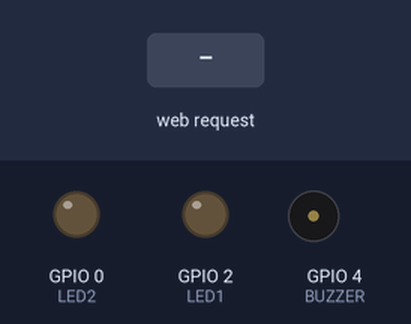
A sketch run on a simulated ESP8266 (NodeMCU). On the bench: output pins drawn as LEDs (lit = HIGH), buzzer (waves = sounding, pin HIGH). Inputs (shaded band) come from the test bench. WiFi joins after 1.5 s; servers stay silent unless stated; what the sketch prints to the serial monitor is not drawn.

Above: at 2.7 s.
2.8 s: HTTP request GET /?LED1=ON received
At 4.0 s:
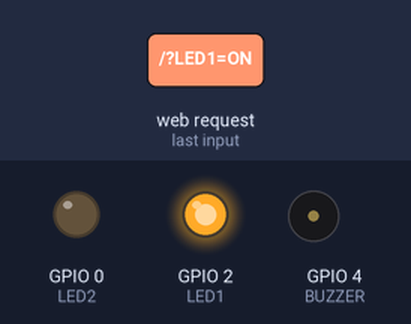
4.3 s: HTTP request GET /?LED2=ON received
At 5.3 s:
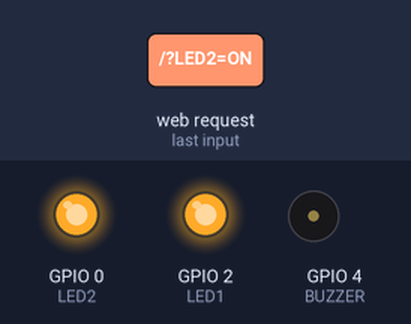
5.8 s: HTTP request GET /LED1=OFF received
At 6.5 s:
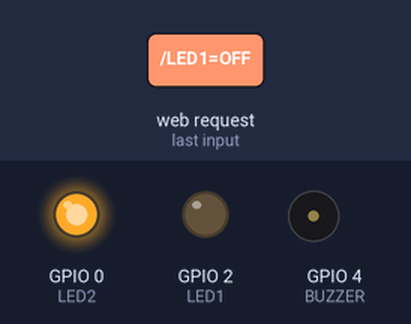
7.3 s: HTTP request GET /LED2=OFF received
At 7.6 s:
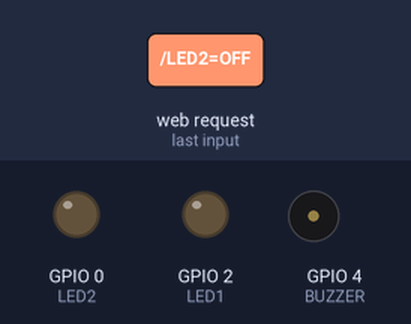
Timing chart, 0 to 9.8 s (numbered marks = the images above; inputs shaded):
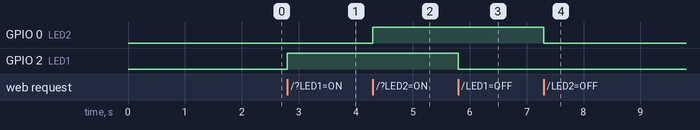

Measured:
- after the input at 2.8 s, GPIO 2 (LED1): LOW → HIGH at once
- after the input at 4.3 s, GPIO 0 (LED2): LOW → HIGH at once
- after the input at 5.8 s, GPIO 2 (LED1): HIGH → LOW at once
- after the input at 7.3 s, GPIO 0 (LED2): HIGH → LOW at once

The sketch:

ESP8266LEDS.ino
```cpp
#include<ESP8266WiFi.h>

const char* ssid = "White_devil";    //  Your Wi-Fi Name

const char* password = "password";   // Wi-Fi Password

int LED1 = 2,LED2 = 0,BUZZER = 4;

WiFiServer server(80);

void setup()
{

  Serial.begin(115200); //Default Baudrate

  pinMode(LED1, OUTPUT);

  digitalWrite(LED1, LOW);
  pinMode(LED2, OUTPUT);

  digitalWrite(LED2, LOW);
  pinMode(BUZZER, OUTPUT);

  digitalWrite(BUZZER, LOW);


   Serial.print("Connecting to the Newtork");

  WiFi.begin(ssid, password);

  while (WiFi.status() != WL_CONNECTED)

  {

    delay(500);

    Serial.print(".");

  }

  Serial.println("WiFi connected");

  server.begin();  // Starts the Server

  Serial.println("Server started");


  Serial.print("IP Address of network: "); // will IP address on Serial Monitor

  Serial.println(WiFi.localIP());

  Serial.print("Copy and paste the following URL: https://"); // Will print IP address in URL format

  Serial.print(WiFi.localIP());

  Serial.println("/");

}


void loop()

{

  WiFiClient client = server.available();

  if (!client)

  {

    return;

  }

  Serial.println("Waiting for new client");

  while(!client.available())

  {

    delay(1);

  }


  String request = client.readStringUntil('\r');

  Serial.println("Request");
  Serial.println(request);

  client.flush();

//  Serial.println(request.indexOf("/LED=ON"));

  int value1 = LOW, value2 =LOW, value3=LOW;

  if(request.indexOf("LED1=ON") != -1)

  {

    digitalWrite(LED1, HIGH); // Turn LED ON

    Serial.println(request.indexOf("LED1=ON"));

    value1 = HIGH;

  }

  if(request.indexOf("LED1=OFF") != -1)

  {

    digitalWrite(LED1, LOW); // Turn LED OFF

    Serial.println(request.indexOf("/LED1=OFF"));

    value1 = LOW;

  }
   if(request.indexOf("LED2=ON") != -1)

  {

    digitalWrite(LED2, HIGH); // Turn LED ON

    Serial.println(request.indexOf("LED2=ON"));

    value2 = HIGH;

  }

  if(request.indexOf("LED2=OFF") != -1)

  {

    digitalWrite(LED2, LOW); // Turn LED OFF

    Serial.println(request.indexOf("/LED2=OFF"));

    value2 = LOW;

  }

 if(request.indexOf("BUZZER=ON") != -1)

  {

    digitalWrite(BUZZER, HIGH); // Turn LED ON

    Serial.println(request.indexOf("BUZZER=ON"));

    value3 = HIGH;

  }

  if(request.indexOf("BUZZER=OFF") != -1)

  {

    digitalWrite(BUZZER, LOW); // Turn LED OFF

    Serial.println(request.indexOf("/BUZZER=OFF"));

    value3 = LOW;
  }
//*------------------HTML Page Code---------------------*//


  client.println("HTTP/1.1 200 OK"); //

  client.println("Content-Type: text/html");

  client.println("");

  client.println("<!DOCTYPE HTML>");

  client.println("<html>");


  client.print(" CONTROL LED 1: ");


  if(value1 == HIGH)

  {

    client.print("ON");

  }

  else

  {

    client.print("OFF");

  }

  client.println("<br><br>");

  client.println("<a href=\"/LED1=ON\"\"><button>ON</button></a>");
  client.println("<a href=\"/LED1=OFF\"\"><button>OFF</button></a><br />");


  client.print(" CONTROL LED 2: ");


  if(value2 == HIGH)

  {

    client.print("ON");

  }

  else

  {

    client.print("OFF");

  }
client.println("<br><br>");

   client.println("<a href=\"/LED2=ON\"\"><button>ON</button></a>");
   client.println("<a href=\"/LED2=OFF\"\"><button>OFF</button></a><br />");

   client.print(" CONTROL BUZZER: ");


  if(value3 == HIGH)

  {

    client.print("ON");

  }

  else

  {

    client.print("OFF");

  }

  client.println("<br><br>");

  client.println("<a href=\"/BUZZER=ON\"\"><button>ON</button></a>");
  client.println("<a href=\"/BUZZER=OFF\"\"><button>OFF</button></a><br />");


   client.println("</html>");


  delay(1);

  Serial.println("Client disonnected");

  Serial.println("");

}
```
